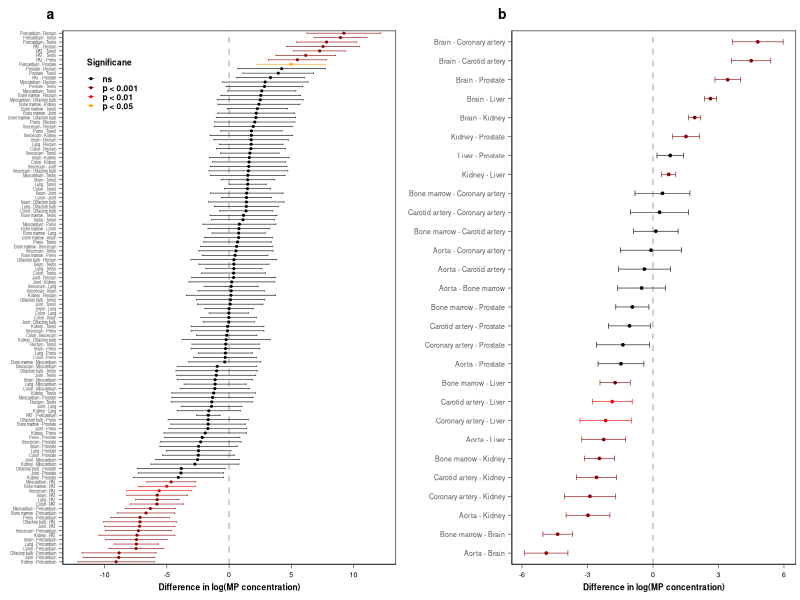
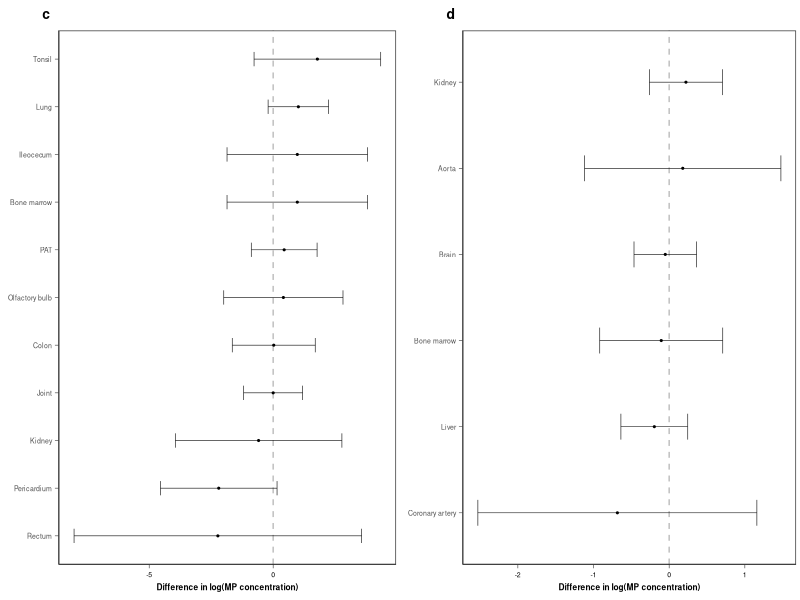
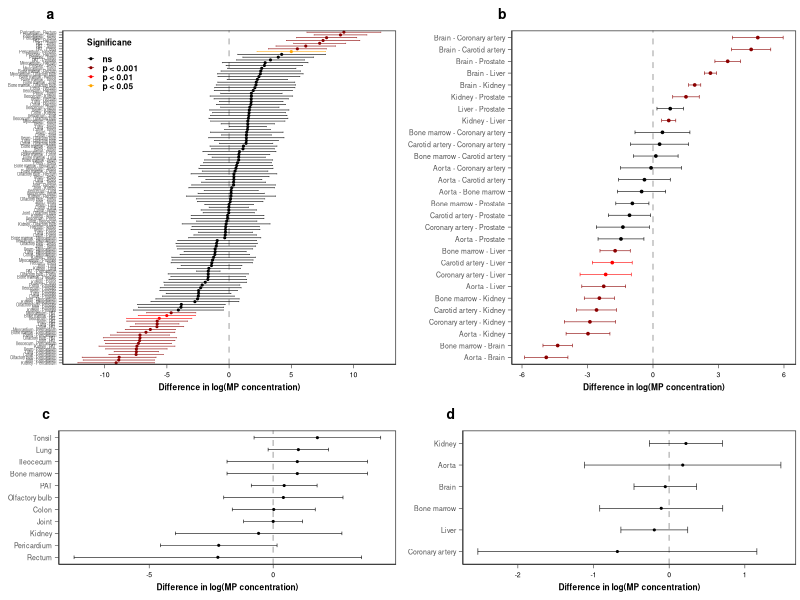

Generate these figures, in order, with R:
# This script generates figure 2 from PAPER TITLE
# It first generates the following sub-pannels:
# a) Tukey's post-hoc tests for the spectroscopy data
# b) Tukey's post-hoc tests for the Pyrolysis-GC data
# c) Sex-based differences in MPs within each tissue for the spectroscopy data
# d) Sex-based differences in MPs within each tissue for the Pyrolysis-GC data
# it then combines the 4 sub-panels into a single figure

# Last updated: November 14 2024

#Import the packages
library(ggplot2)
library(gridExtra)
library(mgcv)
library(emmeans)
library(tidyr)
library(dplyr)

# Load data
data <- read.csv("data/MPs_human_tissues.csv", header = TRUE)
data[which(data$Tissue == "Olfactory_bulb"),"Tissue"] <- "Olfactory bulb"
data$Tissue <- as.factor(data$Tissue)
data$Sex <- as.factor(data$Sex)
data$Article_number <- as.factor(data$Article_number)
data$Method_analysis <- as.factor(data$Method_analysis)

#---------------------------------------------------------------------
# Figure 3a - Tukey's post-hoc tests for the spectroscopy data
#---------------------------------------------------------------------

#Test for differences in MP concentrations between tissue types
fit <- gam(MPs_concentration_particles_g ~ Tissue + s(Article_number, bs = "re") + s(Method_analysis, bs = "re"),
           family = tw(link = "log"),
           data = data[!is.na(data$MPs_concentration_particles_g),],
           method = "REML")

summary(fit)

#Obtain Estimated Marginal Means for 'Tissue'
emm_tissue <- emmeans(fit, ~ Tissue)

#Conduct Tukey post-hoc pairwise comparisons
pairwise_comparisons <- pairs(emm_tissue, adjust = "tukey")

# Convert the pairwise comparisons to a data frame
comparison_df <- as.data.frame(pairwise_comparisons)

# Calculate 95% Confidence Intervals and Determine Significance Levels
comparison_df <- comparison_df %>%
  mutate(
    CI_lower = estimate - qt(0.975, df) * SE,
    CI_upper = estimate + qt(0.975, df) * SE,
    # Define significance based on p-value thresholds
    Significance = case_when(
      p.value < 0.001 ~ "p < 0.001",
      p.value < 0.01  ~ "p < 0.01",
      p.value < 0.05  ~ "p < 0.05",
      TRUE            ~ "ns"  # 'ns' stands for not significant
    )
  )


# Generate the figure
a <-
  ggplot(comparison_df, aes(x = reorder(contrast, estimate), y = estimate, color = Significance)) +
  geom_hline(yintercept = 0, linetype = "dashed", color = "gray") +
  geom_point(size = 0.4) +
  geom_errorbar(aes(ymin = CI_lower, ymax = CI_upper), linewidth = 0.2, width = 0.3) +
  scale_color_manual(values = c("p < 0.001" = "darkred", 
                                "p < 0.01"  = "red", 
                                "p < 0.05"  = "orange", 
                                "ns"        = "black"),
                     name = "Significane") +
  ggtitle("a") +
  ylab ("Difference in log(MP concentration)") +
  coord_flip() +
  theme_bw() +
  theme(panel.grid.major = element_blank(),
        panel.grid.minor = element_blank(),
        axis.line.y = element_line(linewidth = 0.2),
        axis.line.x = element_line(linewidth = 0.2),
        axis.ticks.x = element_line(linewidth = 0.2),
        axis.ticks.y = element_line(linewidth = 0.2),
        axis.title.y = element_blank(),
        axis.title.x = element_text(size=6, family = "sans", face = "bold"),
        axis.text.y = element_text(size=3, family = "sans"),
        axis.text.x  = element_text(size=5, family = "sans", colour = "black"),
        strip.text.x = element_text(size=9, family = "sans"),
        plot.title = element_text(hjust = -0.05, size = 10, family = "sans", face = "bold"),
        legend.title = element_text(size=6, family = "sans", face = "bold"),
        legend.text = element_text(size=6, family = "sans", face = "bold"),
        legend.background = element_rect(fill = "transparent"),
        legend.key.size = unit(0.2, 'cm'),
        legend.spacing.y = unit(0.1, 'cm'),
        legend.position = "inside",
        legend.position.inside = c(0.15,0.9),
        panel.background = element_rect(fill = "transparent"),
        plot.background = element_rect(fill = "transparent", color = NA),
        plot.margin = unit(c(0.2,0.1,0.2,0.2), "cm"))


#---------------------------------------------------------------------
# Figure 3b - Tukey's post-hoc tests for the pyrolysis-GC data
#---------------------------------------------------------------------

#Test for differences in MP concentrations between tissue types
fit <- gam(MPs_concentration_weight ~ Tissue + s(Article_number, bs = "re"),
           family = tw(link = "log"),
           data = data[!is.na(data$MPs_concentration_weight),],
           method = "REML")

summary(fit)

#Obtain Estimated Marginal Means for 'Tissue'
emm_tissue <- emmeans(fit, ~ Tissue)

#Conduct Tukey post-hoc pairwise comparisons
pairwise_comparisons <- pairs(emm_tissue, adjust = "tukey")

# Convert the pairwise comparisons to a data frame
comparison_df <- as.data.frame(pairwise_comparisons)

# Calculate 95% Confidence Intervals and Determine Significance Levels
comparison_df <- comparison_df %>%
  mutate(
    CI_lower = estimate - qt(0.975, df) * SE,
    CI_upper = estimate + qt(0.975, df) * SE,
    # Define significance based on p-value thresholds
    Significance = case_when(
      p.value < 0.001 ~ "p < 0.001",
      p.value < 0.01  ~ "p < 0.01",
      p.value < 0.05  ~ "p < 0.05",
      TRUE            ~ "ns"  # 'ns' stands for not significant
    )
  )


# Generate the figure
b <-
  ggplot(comparison_df, aes(x = reorder(contrast, estimate), y = estimate, color = Significance)) +
  geom_hline(yintercept = 0, linetype = "dashed", color = "gray") +
  geom_point(size = 0.6) +
  geom_errorbar(aes(ymin = CI_lower, ymax = CI_upper), linewidth = 0.2, width = 0.3) +
  scale_color_manual(values = c("p < 0.001" = "darkred", 
                                "p < 0.01"  = "red", 
                                "p < 0.05"  = "orange", 
                                "ns"        = "black"),
                     name = "Significane") +
  ggtitle("b") +
  ylab ("Difference in log(MP concentration)") +
  coord_flip() +
  theme_bw() +
  theme(panel.grid.major = element_blank(),
        panel.grid.minor = element_blank(),
        axis.line.y = element_line(linewidth = 0.2),
        axis.line.x = element_line(linewidth = 0.2),
        axis.ticks.x = element_line(linewidth = 0.2),
        axis.ticks.y = element_line(linewidth = 0.2),
        axis.title.y = element_blank(),
        axis.title.x = element_text(size=6, family = "sans", face = "bold"),
        axis.text.y = element_text(size=5, family = "sans"),
        axis.text.x  = element_text(size=5, family = "sans", colour = "black"),
        strip.text.x = element_text(size=9, family = "sans"),
        plot.title = element_text(hjust = -0.05, size = 10, family = "sans", face = "bold"),
        legend.title = element_text(size=6, family = "sans", face = "bold"),
        legend.text = element_text(size=6, family = "sans", face = "bold"),
        legend.background = element_rect(fill = "transparent"),
        legend.key.size = unit(0.2, 'cm'),
        legend.spacing.y = unit(0.1, 'cm'),
        legend.position = "none",
        panel.background = element_rect(fill = "transparent"),
        plot.background = element_rect(fill = "transparent", color = NA),
        plot.margin = unit(c(0.2,0.1,0.2,0.2), "cm"))





#---------------------------------------------------------------------
# Figure 3c - Tukey's post-hoc tests on sex for the spectroscopy data
#---------------------------------------------------------------------
#Subset the sex specific tissues and those with only one sex
data2 <- data[!(data$Tissue %in% c("Penis","Prostate","Testis","Carotid artery","Myocardium","Ileum")),]

#Test for differences in MP concentrations between tissue types
fit <- gam(MPs_concentration_particles_g ~ Tissue*Sex + s(Article_number, bs = "re") + s(Method_analysis, bs = "re"),
           family = tw(link = "log"),
           data = data2[!is.na(data2$MPs_concentration_particles_g),],
           method = "REML")

summary(fit)

#Obtain Estimated Marginal Means for 'Tissue'
emm_sex_within_tissue <- emmeans(fit, ~ Sex | Tissue)

#Conduct Tukey post-hoc pairwise comparisons
pairwise_comparisons <- pairs(emm_sex_within_tissue, adjust = "tukey")

# Convert the pairwise comparisons to a data frame
comparison_df <- as.data.frame(pairwise_comparisons)

# Calculate 95% Confidence Intervals and Determine Significance Levels
comparison_df <- comparison_df %>%
  mutate(
    CI_lower = estimate - qt(0.975, df) * SE,
    CI_upper = estimate + qt(0.975, df) * SE,
    # Define significance based on p-value thresholds
    Significance = case_when(
      p.value < 0.001 ~ "p < 0.001",
      p.value < 0.01  ~ "p < 0.01",
      p.value < 0.05  ~ "p < 0.05",
      TRUE            ~ "ns"  # 'ns' stands for not significant
    )
  )


# Generate the figure
c <-
  ggplot(comparison_df, aes(x = reorder(Tissue, estimate), y = estimate, color = Significance)) +
  geom_hline(yintercept = 0, linetype = "dashed", color = "gray") +
  geom_point(size = 0.4) +
  geom_errorbar(aes(ymin = CI_lower, ymax = CI_upper), linewidth = 0.2, width = 0.3) +
  scale_color_manual(values = c("p < 0.001" = "darkred", 
                                "p < 0.01"  = "red", 
                                "p < 0.05"  = "orange", 
                                "ns"        = "black"),
                     name = "Significane") +
  ggtitle("c") +
  ylab ("Difference in log(MP concentration)") +
  coord_flip() +
  theme_bw() +
  theme(panel.grid.major = element_blank(),
        panel.grid.minor = element_blank(),
        axis.line.y = element_line(linewidth = 0.2),
        axis.line.x = element_line(linewidth = 0.2),
        axis.ticks.x = element_line(linewidth = 0.2),
        axis.ticks.y = element_line(linewidth = 0.2),
        axis.title.y = element_blank(),
        axis.title.x = element_text(size=6, family = "sans", face = "bold"),
        axis.text.y = element_text(size=5, family = "sans"),
        axis.text.x  = element_text(size=5, family = "sans", colour = "black"),
        strip.text.x = element_text(size=9, family = "sans"),
        plot.title = element_text(hjust = -0.05, size = 10, family = "sans", face = "bold"),
        legend.title = element_text(size=6, family = "sans", face = "bold"),
        legend.text = element_text(size=6, family = "sans", face = "bold"),
        legend.background = element_rect(fill = "transparent"),
        legend.key.size = unit(0.2, 'cm'),
        legend.spacing.y = unit(0.1, 'cm'),
        legend.position = "none",
        panel.background = element_rect(fill = "transparent"),
        plot.background = element_rect(fill = "transparent", color = NA),
        plot.margin = unit(c(0.2,0.1,0.2,0.2), "cm"))



#---------------------------------------------------------------------
# Figure 3d - Tukey's post-hoc tests on sex for the spectroscopy data
#---------------------------------------------------------------------
aggregate(MPs_concentration_weight ~ Tissue +Sex, data = data2[!is.na(data2$MPs_concentration_weight),], FUN = "mean")

#Test for differences in MP concentrations between tissue types
fit <- gam(MPs_concentration_weight ~ Tissue*Sex+ s(Article_number, bs = "re"),
           family = tw(link = "log"),
           data = data2[!is.na(data2$MPs_concentration_weight),],
           method = "REML")

summary(fit)

#Obtain Estimated Marginal Means for 'Tissue'
emm_sex_within_tissue <- emmeans(fit, ~ Sex | Tissue)

#Conduct Tukey post-hoc pairwise comparisons
pairwise_comparisons <- pairs(emm_sex_within_tissue, adjust = "tukey")

# Convert the pairwise comparisons to a data frame
comparison_df <- as.data.frame(pairwise_comparisons)

# Calculate 95% Confidence Intervals and Determine Significance Levels
comparison_df <- comparison_df %>%
  mutate(
    CI_lower = estimate - qt(0.975, df) * SE,
    CI_upper = estimate + qt(0.975, df) * SE,
    # Define significance based on p-value thresholds
    Significance = case_when(
      p.value < 0.001 ~ "p < 0.001",
      p.value < 0.01  ~ "p < 0.01",
      p.value < 0.05  ~ "p < 0.05",
      TRUE            ~ "ns"  # 'ns' stands for not significant
    )
  )


# Generate the figure
d <-
  ggplot(comparison_df, aes(x = reorder(Tissue, estimate), y = estimate, color = Significance)) +
  geom_hline(yintercept = 0, linetype = "dashed", color = "gray") +
  geom_point(size = 0.4) +
  geom_errorbar(aes(ymin = CI_lower, ymax = CI_upper), linewidth = 0.2, width = 0.3) +
  scale_color_manual(values = c("p < 0.001" = "darkred", 
                                "p < 0.01"  = "red", 
                                "p < 0.05"  = "orange", 
                                "ns"        = "black"),
                     name = "Significane") +
  ggtitle("d") +
  ylab ("Difference in log(MP concentration)") +
  coord_flip() +
  theme_bw() +
  theme(panel.grid.major = element_blank(),
        panel.grid.minor = element_blank(),
        axis.line.y = element_line(linewidth = 0.2),
        axis.line.x = element_line(linewidth = 0.2),
        axis.ticks.x = element_line(linewidth = 0.2),
        axis.ticks.y = element_line(linewidth = 0.2),
        axis.title.y = element_blank(),
        axis.title.x = element_text(size=6, family = "sans", face = "bold"),
        axis.text.y = element_text(size=5, family = "sans"),
        axis.text.x  = element_text(size=5, family = "sans", colour = "black"),
        strip.text.x = element_text(size=9, family = "sans"),
        plot.title = element_text(hjust = -0.05, size = 10, family = "sans", face = "bold"),
        legend.title = element_text(size=6, family = "sans", face = "bold"),
        legend.text = element_text(size=6, family = "sans", face = "bold"),
        legend.background = element_rect(fill = "transparent"),
        legend.key.size = unit(0.2, 'cm'),
        legend.spacing.y = unit(0.1, 'cm'),
        legend.position = "none",
        panel.background = element_rect(fill = "transparent"),
        plot.background = element_rect(fill = "transparent", color = NA),
        plot.margin = unit(c(0.2,0.1,0.2,0.2), "cm"))



#---------------------------------------------------------------------
# Combine and save
#---------------------------------------------------------------------


TOP <-
  grid.arrange(a,b,
               ncol=2,
               nrow=1)



BOT <-
  grid.arrange(c,d,
               ncol=2,
               nrow=1) 

fig3 <-
  grid.arrange(TOP,
               BOT,
               ncol=1,
               nrow=2,
               heights=c(3,1.5))


#Save the figures
ggsave(fig3,
       width = 6.86, height = 7, units = "in",
       dpi = 600,
       bg = "transparent",
       file="figures/Figure_3.png")
